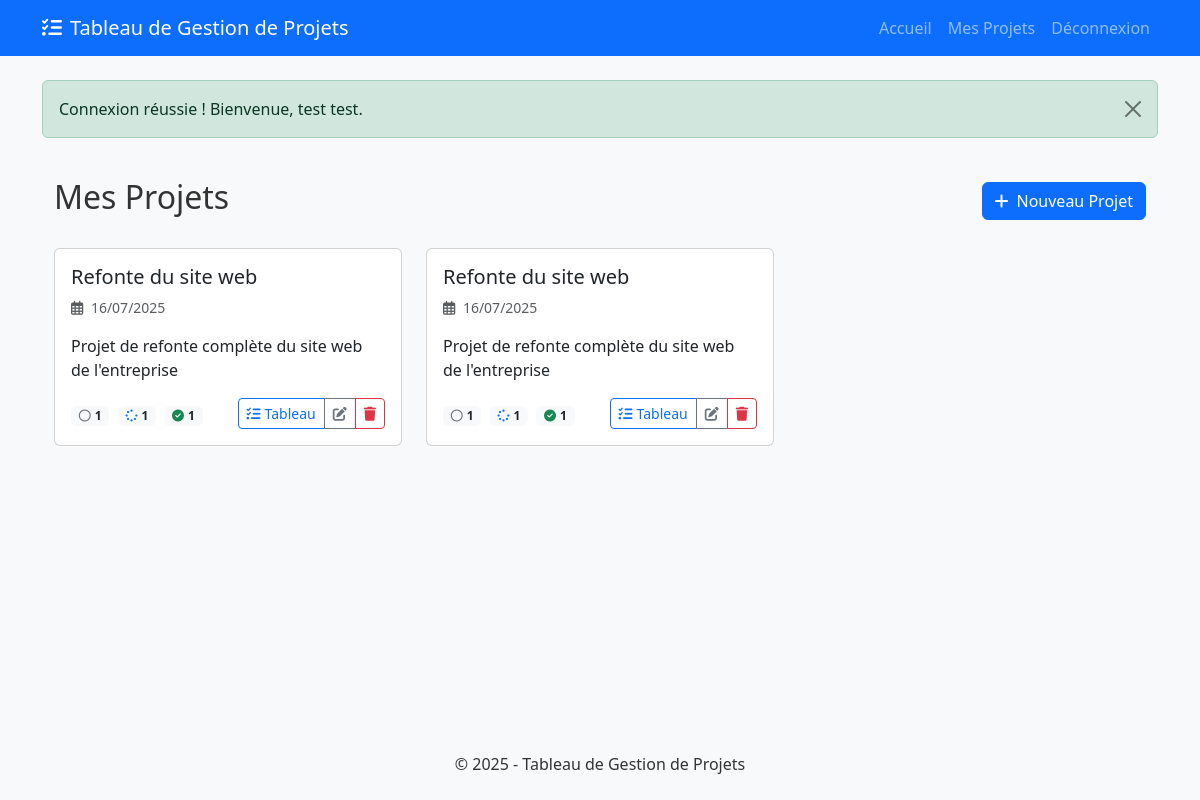
/projets.php (signed in), run on the app's committed database.
### tables this page shows
CREATE TABLE projets (
    id INT AUTO_INCREMENT PRIMARY KEY,
    titre VARCHAR(100) NOT NULL,
    description TEXT,
    utilisateur_id INT NOT NULL,
    date_creation DATETIME DEFAULT CURRENT_TIMESTAMP,
    date_modification DATETIME DEFAULT CURRENT_TIMESTAMP ON UPDATE CURRENT_TIMESTAMP,
    FOREIGN KEY (utilisateur_id) REFERENCES utilisateurs(id) ON DELETE CASCADE
);

### controleurs/projets_controleur.php (called while the page is built, shortened)
<?php
require_once __DIR__ . '/../config/config.php';
require_once __DIR__ . '/../modeles/Projet.php';
$projetModel = new Projet($pdo);
$utilisateur_id = $_SESSION['utilisateur_id'];
$projets = $projetModel->obtenirParUtilisateur($utilisateur_id);

### modeles/Projet.php (called while the page is built, shortened)
<?php
class Projet {
    private $pdo;
    public function __construct($pdo) {
        $this->pdo = $pdo;
    }
    public function obtenirParUtilisateur($utilisateur_id) {
        try {
            $stmt = $this->pdo->prepare("
                SELECT id, titre, description, date_creation, date_modification
                FROM projets
                WHERE utilisateur_id = :utilisateur_id
                ORDER BY date_modification DESC
            ");
            $stmt->execute([':utilisateur_id' => $utilisateur_id]);
            return $stmt->fetchAll();
        } catch (PDOException $e) {
            error_log("Erreur lors de la récupération des projets: " . $e->getMessage());
            return [];
        }
    }
}

### projets.php (the view, shortened to what this page needs)
<?php
require_once 'config/config.php';
include 'controleurs/projets_controleur.php';
include 'includes/header.php';
?>
<div class="container py-4">
    <div class="d-flex justify-content-between align-items-center mb-4">
        <h1 class="h2">Mes Projets</h1>
        <button type="button" class="btn btn-primary" data-bs-toggle="modal" data-bs-target="#modal-ajout-projet">
            <i class="fas fa-plus me-2"></i>Nouveau Projet
        </button>
    </div>
    <?php if (empty($projets)): ?>
        <div class="alert alert-info">
            <i class="fas fa-info-circle me-2"></i>Vous n'avez pas encore de projets. Créez votre premier projet pour commencer !
        </div>
    <?php else: ?>
        <div class="row">
            <?php foreach ($projets as $projet): ?>
                <div class="col-md-6 col-lg-4 mb-4">
                    <div class="card projet-card">
                        <div class="card-body">
                            <h5 class="card-title"><?= htmlspecialchars($projet['titre']) ?></h5>
                            <p class="card-text text-muted small">
                                <i class="far fa-calendar-alt me-1"></i>
                                <?= date('d/m/Y', strtotime($projet['date_creation'])) ?>
                            </p>
                            <?php if (!empty($projet['description'])): ?>
                                <p class="card-text"><?= htmlspecialchars($projet['description']) ?></p>
                            <?php endif; ?>
                            <div class="d-flex justify-content-between align-items-center mt-3">
                                <div class="task-stats">
                                    <span class="badge bg-light text-dark me-1" title="À faire">
                                        <i class="far fa-circle text-secondary me-1"></i><?= $projet['statistiques']['a_faire'] ?>
                                    </span>
                                    <span class="badge bg-light text-dark me-1" title="En cours">
                                        <i class="fas fa-spinner text-primary me-1"></i><?= $projet['statistiques']['en_cours'] ?>
                                    </span>
                                    <span class="badge bg-light text-dark" title="Terminé">
                                        <i class="fas fa-check-circle text-success me-1"></i><?= $projet['statistiques']['termine'] ?>
                                    </span>
                                </div>
                                <div class="btn-group">
                                    <a href="tableau.php?id=<?= $projet['id'] ?>" class="btn btn-sm btn-outline-primary">
                                        <i class="fas fa-tasks me-1"></i>Tableau
                                    </a>
                                    <button type="button" class="btn btn-sm btn-outline-secondary" data-bs-toggle="modal" data-bs-target="#modal-edit-projet-<?= $projet['id'] ?>">
                                        <i class="fas fa-edit"></i>
                                    </button>
                                    <button type="button" class="btn btn-sm btn-outline-danger" data-bs-toggle="modal" data-bs-target="#modal-delete-projet-<?= $projet['id'] ?>">
                                        <i class="fas fa-trash"></i>
                                    </button>
                                </div>
                            </div>
                        </div>
                    </div>
                </div>
            <?php endforeach; ?>
        </div>
    <?php endif; ?>
</div>
<?php
include 'includes/footer.php';
?>

### assets/css/style.css (style rules this page uses)
body { background-color: #f8f9fa; color: #333; min-height: 100vh; display: flex; flex-direction: column; }
.projet-card { transition: all 0.3s ease; height: 100%; }

### data on the page
projets: titre "Refonte du site web", date_creation "16/07/2025", description "Projet de refonte complète du site web de l'entreprise", a_faire "1", en_cours "1", termine "1"

### other printed values
APP_NAME "Tableau de Gestion de Projets"
$message "Connexion réussie ! Bienvenue, test test."
